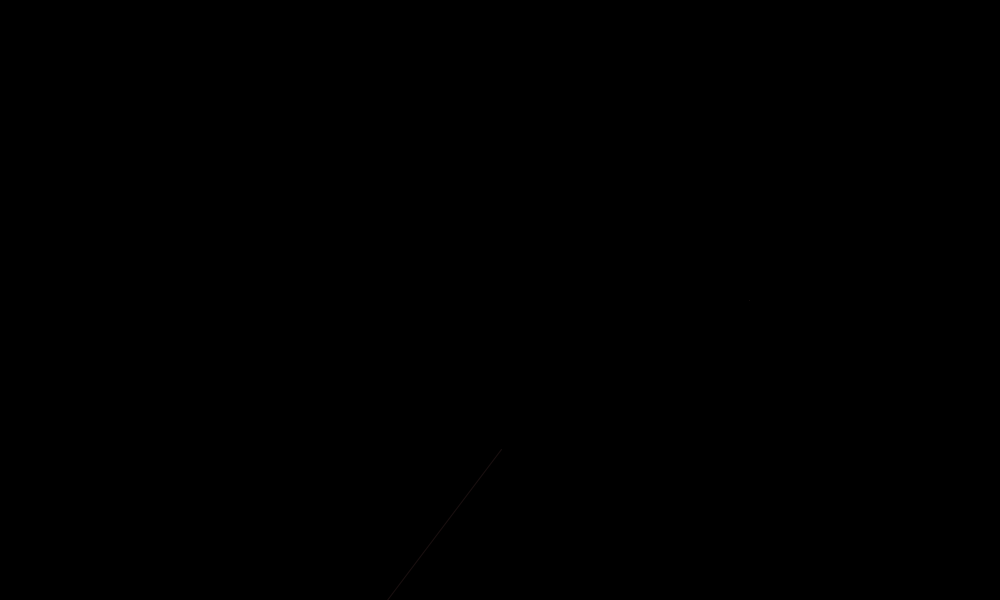
Frame 1 (no input)
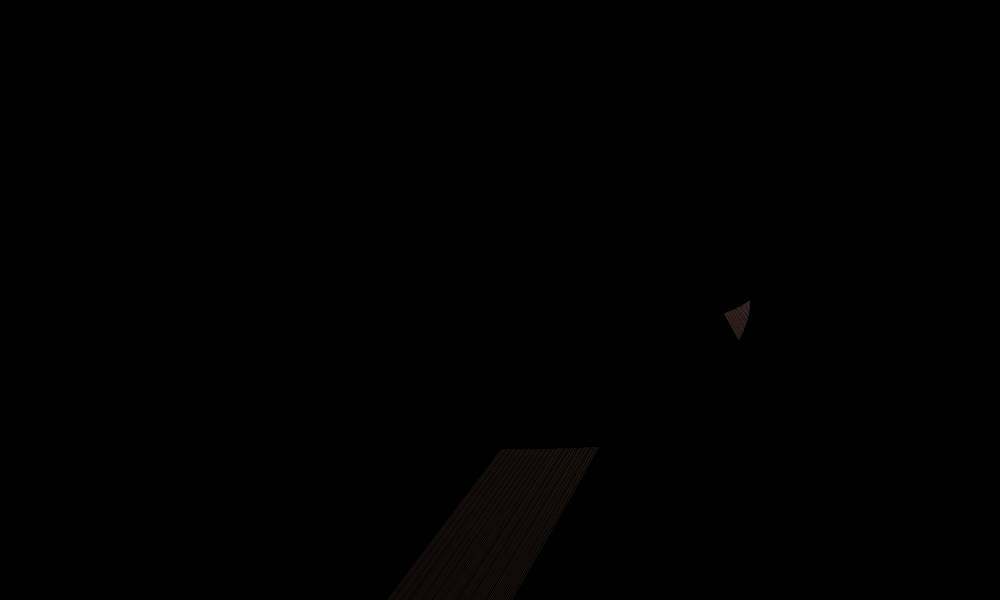
Frame 60 (the mouse pressed at the canvas centre just before this capture)
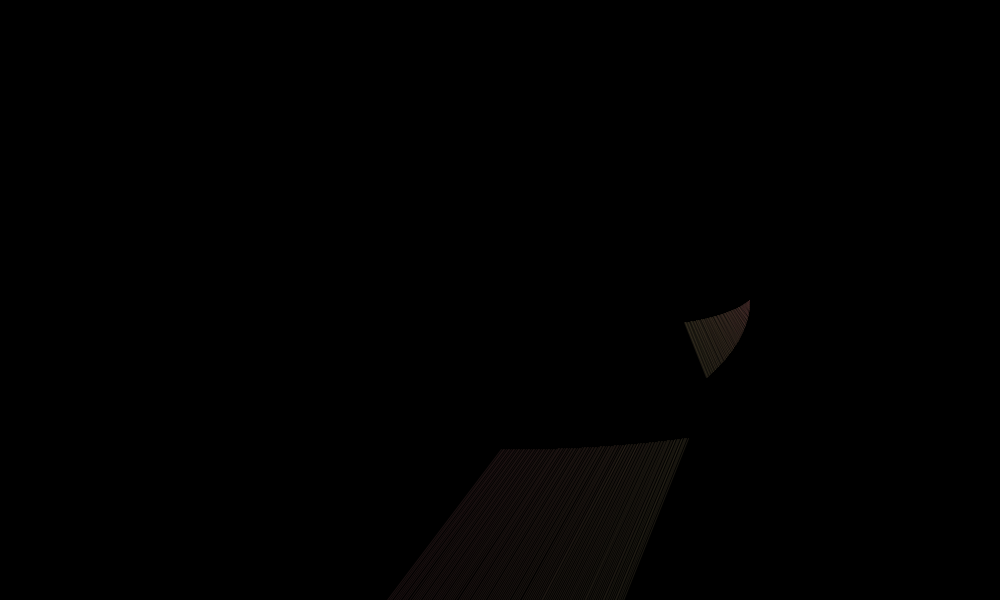
Frame 120 (the mouse held since frame 60 and released just before this capture)

The Processing sketch that drew these frames (run headless with seeded random() and noise(); from frame 60 on, the mouse is pressed at the canvas centre):

// Processing sketch: sketch_ribbon_line
// ── sketch_ribbon_line.pde
color c;
float lineLength = 0;
float angle = 2;
float angleSpeed = 3;
int dir = 1;
int count = 0;

void setup() {
  size(1000, 600);
  background(0);
  cursor(CROSS);
  strokeWeight(1);
  colorMode(HSB, 360, 100, 100, 100);
  angle = random(360);
  angleSpeed = random(0.5); 
  translate(width / 2, height / 2);
}

void draw() {
  float mx,my;
  for(int i = 0; i < 2; i++) {
    pushMatrix();
    float h = sin((float)frameCount / 1000) * 360 % 360;
    c = color(h, 40, 100, 10);
    if((i%2)==0) {
      mx = cos((float)frameCount / 200) * width / 4;
      my = sin((float)frameCount / 300) * height / 3;
      lineLength = sin((float)frameCount / 400) * 200;
    } else {
      my = cos((float)frameCount / 300) * height / 4;
      mx = sin((float)frameCount / 200) * width / 3;
      lineLength = cos((float)frameCount / 400) * 200;
    }
    translate(width / 2, height / 2);
    translate(mx, my); //<>//
    //else translate(my,mx);
    if((i%2)==0) {
      rotate(radians(angle*dir));
    } else {
      rotate(radians(angle*-dir));
    }
    stroke(c);
    line(0, 0, lineLength, 0);
    popMatrix();
  }
  angle += angleSpeed;
  if(angle >= 360) {
    angle = 0;
    dir = 0-dir;
    count++;
  }
  if(count > 2) {
    noLoop();
  }
  //String str = " count: " + count + "dir: "+dir+" angle: "+angle;
  //text(str, 10, 10);
}

void mousePressed() {
  //translate(mouseX, mouseY);
  //dir = 0-dir;
  count = 0;
  loop();
}
